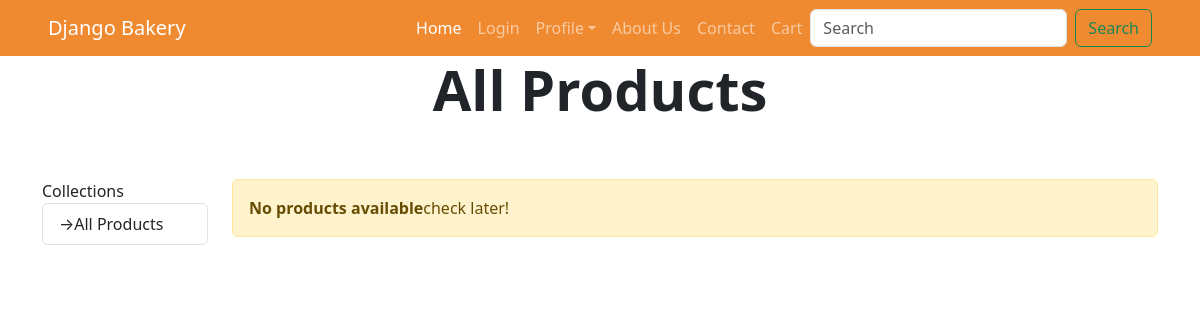
The page /product/all on the database as committed earlier.
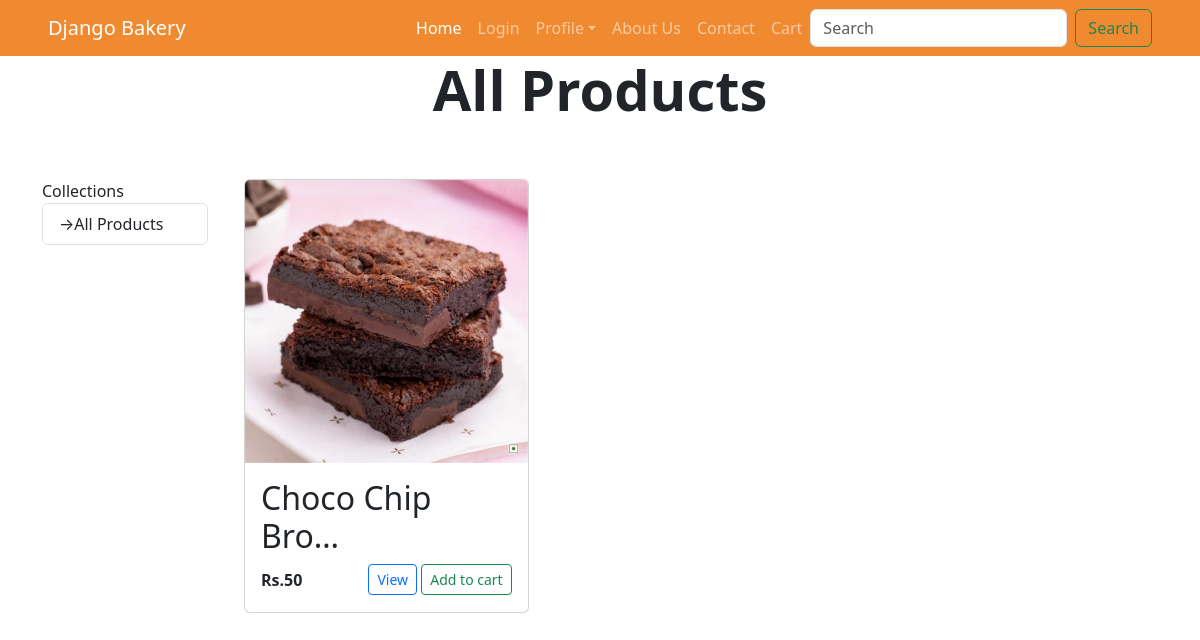
The same page on the database as committed later.
### inventory/models.py (models this page shows, shortened)
class Product(models.Model):
    food_choices = (
        (0,'egg'),
        (1,'eggless'),
    )
    collection = models.ForeignKey(Collection, on_delete=models.CASCADE,default=1)
    name = models.CharField( max_length=50)
    image = models.ImageField(upload_to="products")
    price = models.PositiveIntegerField(default=50)
    desc = models.TextField( null=True, blank=True)
    food_type = models.IntegerField(choices=food_choices,default=0)
    qty = models.FloatField(default=50.00, null=True, blank=True)
    ingredient = models.TextField(null=True, blank=True)
    is_new =models.BooleanField(default=True)
    is_best_seller =models.BooleanField(default=True)
    is_available =models.BooleanField(default=True)

### inventory/views.py (the view)
# urls.py: path('product/all',views.product_list,name='product_all'),
def product_list(request):
    return render(request,'inventory/product_all.html', context={
        'products':Product.objects.all(),
        'collection':Collection.objects.all(),
    })

### cart/templatetags/cart_tags.py (called while the page is built)
@register.simple_tag()
def count_cart_items():
     return CartItem.objects.count()

### templates/inventory/product_all.html (shortened to what this page needs)
{% extends 'layout/base.html' %}
{% load static %}
{% block content %}
<div class="container-fluid px-0 mx-0">
    <div class="row mx-0">
        <div class="col text-center px-0 ">
            <h1 class="display-4 fw-bold">All Products</h1>
        </div>
    </div>
</div>
<div class="container my-5">
    <div class="row">
        <div class="col-md-2">Collections
            <ul class="list-group list-groups-flush">
                <li class="list-group-item">
                    <a href="{% url 'product_all' %}" class="nav-link">
                        &rightarrow;All Products
                    </a>
                </li>
            </ul>
        </div>
        <div class="col-md-10">
            <div class="container-fluid">
                <div class="row">
                    {% for prd in products %}
                    <div class="col-md-4">
                        <div class="card">
                            <a href="{% url 'product_detail' prd.id %}" class="text-decoration-none">
                                <img src="{{prd.image.url}}" alt="{{prd.name}}" class="card-img-top">
                            </a>
                            <div class="card-body">
                                <h2 title="{{prd.name}}">
                                    <a href="{% url 'product_detail' prd.id %}" class="text-decoration-none text-dark">
                                        {{prd.name|truncatechars:15}}
                                    </a>
                                </h2>
                                <div class="d-flex justify-content-between align-item-center">
                                    <p class="fw-bold my-1">Rs.{{prd.price}}</p>
                                    <div class="">
                                        <a href="{% url 'product_detail' prd.id %}"
                                            class="btn btn-outline-primary btn-sm">View</a>
                                        <a hx-get="{% url 'add_to_cart' prd.id %}" class="btn btn-outline-success btn-sm">Add to cart</a>
                                    </div>
                                </div>
                            </div>
                        </div>
                    </div>
                    {% empty %}
                    <div class="alert alert-warning" role="alert">
                        <strong>No products available</strong>check later!
                    </div>
                    {% endfor %}
                </div>
            </div>
        </div>
    </div>
</div>
{% endblock content %}

Rows that differ between the two databases and show on the page:
added Product: image (picture), name "Choco Chip Bro…", price "50"
Other text that changed with them:
text no longer shown: "No products available check later!"
